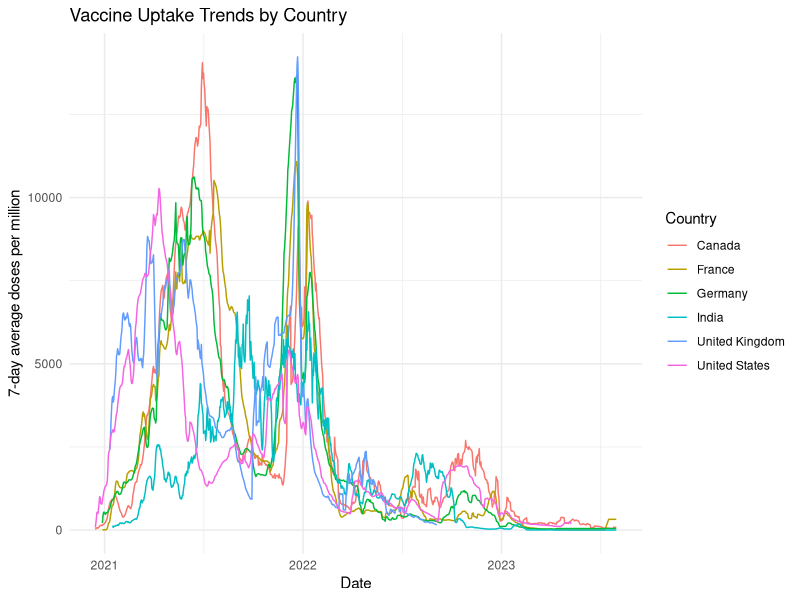
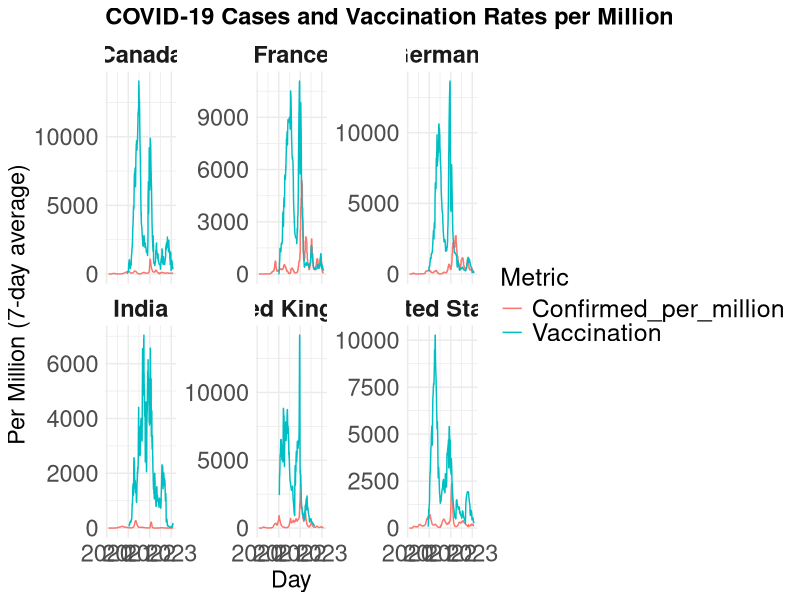
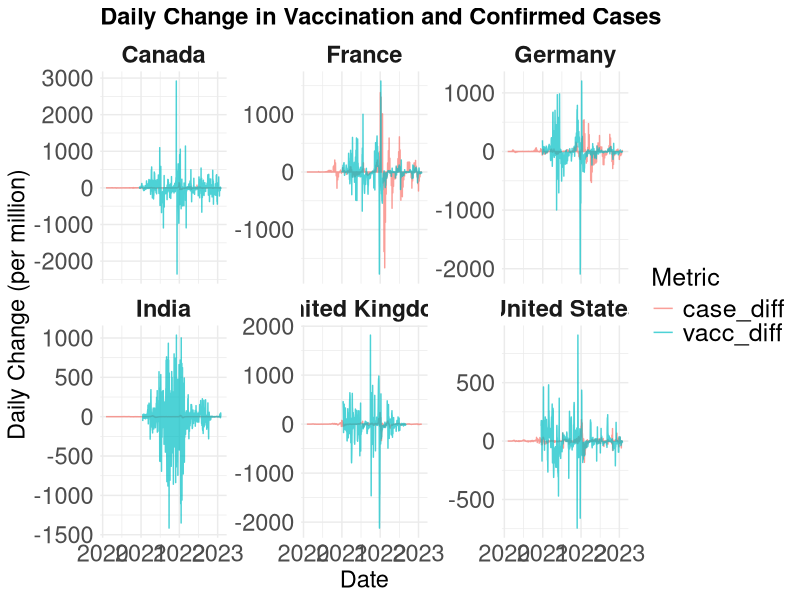
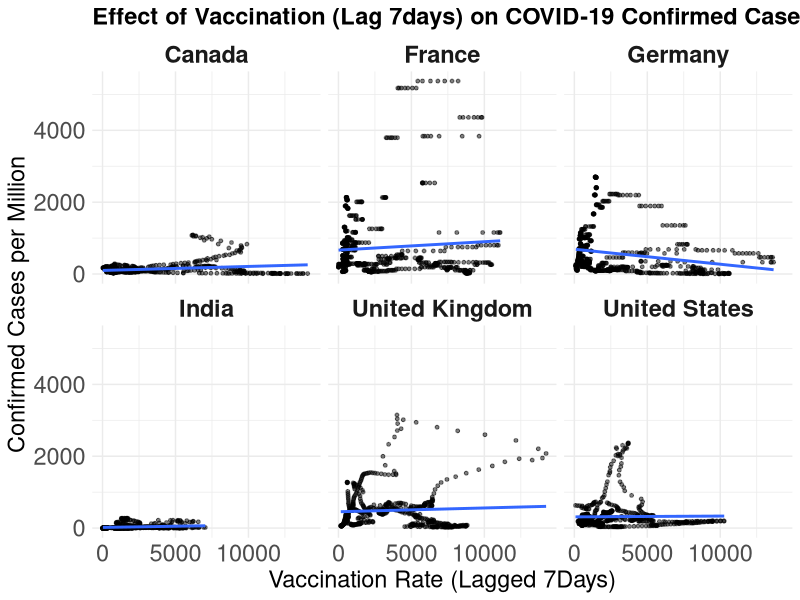
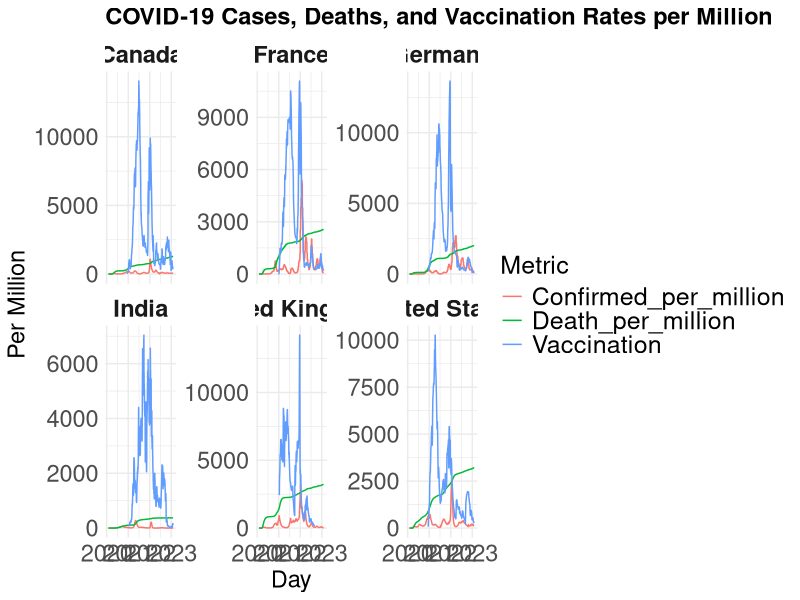

Write the R code that produced these figures, in order.
## ---- chunk 1
knitr::opts_chunk$set(
  warning = FALSE,
  message = FALSE
)
## ---- chunk 2
#| echo: false
library(tidyverse)
library(lubridate)
library(ggplot2)
case = read_csv(here::here("data/COVID-19 confirmed case per million.csv"))
death = read_csv(here::here("data/Total confirmed deaths due to COVID-19 per 100,000 people.csv"))
vaccine = read_csv(here::here("data/COVID-19 vaccination.csv"))

names(case)[1] <- "Day"
names(vaccine)[1] <- "Day"
names(death)[1] <- "Day"
## ---- chunk 3
#| echo: false
case_long = case |>
  pivot_longer(-Day, names_to = "Country", 
               values_to = "Confirmed_per_million") |>
  mutate(Day = ymd(Day))

death_long = death |>
  pivot_longer(-Day, names_to = "Country",
               values_to = "Death_per_100k") |>
  mutate(Day = ymd(Day),
         Death_per_million = Death_per_100k * 10)
## ---- chunk 4
#| echo: false
names(vaccine) <- c("Day", "Canada", "France", "Germany", "India", "United Kingdom", "United States")

vacc_long <- vaccine |> 
  pivot_longer(-Day, names_to = "Country", values_to = "Vaccination") |>
  mutate(Day = ymd(Day), 
         Doses = as.numeric(Vaccination)) |>
  filter(!is.na(Vaccination))

merge1 = left_join(case_long,vacc_long, by = c("Day", "Country"))
merge2 = left_join(merge1, death_long |> 
                     select(Day, Country, Death_per_million),
                   by = c("Day", "Country"))
## ---- chunk 5
#| echo: false
#| label: fig-vacc-trend
#| fig-cap: "Figure: COVID-19 vaccine: 7-day average doses per million (by country)"

vacc_long |> 
  ggplot(aes(x = Day, y = Vaccination, color = Country)) +
  geom_line(linewidth = 0.5) +
  labs(x = "Date", y = "7-day average doses per million",
       title = "Vaccine Uptake Trends by Country") +
  theme_minimal()
## ---- chunk 6
#| echo: false
#| label: tbl-vacc-summary
#| tbl-cap: "Table: Summary of vaccination data coverage (start-end date by country)"
library(knitr)
vacc_long |> 
  group_by(Country) |> 
  summarise(Start = min(Day, na.rm = TRUE), 
            End = max(Day, na.rm = TRUE)) |> 
  knitr::kable()
## ---- chunk 7
#| echo: false
#| label: fig-vacc-vs-case
#| fig-cap: "Figure: Comparison of confirmed cases and vaccination rates per million (by country)"
merge1 |> 
  pivot_longer(cols = c("Confirmed_per_million", "Vaccination"),
               names_to = "Metric", values_to = "Value") |>
  ggplot(aes(x = Day, y = Value, color = Metric)) +
  geom_line() +
  facet_wrap(~Country, scales = "free_y") +
  labs(title = "COVID-19 Cases and Vaccination Rates per Million",
       y = "Per Million (7-day average)", x = "Day") +
  theme_minimal() + theme(
    plot.title = element_text(size = 17, face = "bold"),
    axis.title = element_text(size = 17),
    axis.text = element_text(size = 17),
    legend.title = element_text(size = 18),
    legend.text = element_text(size = 18),
    strip.text = element_text(size = 17, face = "bold")
  )

## ---- chunk 8
#| echo: false
#| label: fig-daily-change
#| fig-cap: "	Figure: Daily changes in confirmed cases and vaccine doses per million"
merge_diff = merge1 |> 
  group_by(Country) |>
  arrange(Day) |>
  mutate(
    case_diff = Confirmed_per_million - lag(Confirmed_per_million),
    vacc_diff = Vaccination - lag(Vaccination)) |>
  pivot_longer(cols = c(case_diff, vacc_diff), 
               names_to = "Metric", values_to = "Value") |>
  filter(!is.na(Value))
merge_diff |>
  ggplot(aes(x = Day, y = Value, color = Metric)) +
  geom_line(alpha = 0.7) +
  facet_wrap(~Country, scales = "free_y") +
  labs(title = "Daily Change in Vaccination and Confirmed Cases",
       y = "Daily Change (per million)", x = "Date") +
  theme_minimal() + theme(
    plot.title = element_text(size = 17, face = "bold"),
    axis.title = element_text(size = 17),
    axis.text = element_text(size = 17),
    legend.title = element_text(size = 18),
    legend.text = element_text(size = 18),
    strip.text = element_text(size = 17, face = "bold")
  )

## ---- chunk 9
#| echo: false
#| label: fig-lag-effect
#| fig-cap: "Figure: Lagged vaccination rate vs confirmed cases (7-day lag, by country)"
merge1_lag = merge1 |> 
  group_by(Country) |> 
  arrange(Day) |> 
  mutate(vacc_7 = lag(Vaccination, 7))

ggplot(merge1_lag, aes(x = vacc_7, y = Confirmed_per_million)) +
  geom_point(size = 1, alpha = 0.5) +
  geom_smooth(method = "lm", se = FALSE) +
  facet_wrap(~Country) +
  labs(title = "Effect of Vaccination (Lag 7days) on COVID-19 Confirmed Cases",
       x = "Vaccination Rate (Lagged 7Days)", 
       y = "Confirmed Cases per Million") +
  theme_minimal() + theme(
    plot.title = element_text(size = 17, face = "bold"),
    axis.title = element_text(size = 17),
    axis.text = element_text(size = 17),
    legend.title = element_text(size = 18),
    legend.text = element_text(size = 18),
    strip.text = element_text(size = 17, face = "bold")
  )
## ---- chunk 10
#| echo: false
#| label: fig-case-death-vacc
#| fig-cap: "Figure: COVID-19 confirmed case-death rates-vaccination by country)"
merge2 = left_join(merge1, death_long |>
                     select(Day, Country, Death_per_million), 
                   by = c("Day", "Country"))
merge2 |> 
  pivot_longer(cols = c("Confirmed_per_million", 
                        "Vaccination", 
                        "Death_per_million"),
               names_to = "Metric", values_to = "Value") |>
  ggplot(aes(x = Day, y = Value, color = Metric)) +
  geom_line(linewidth = 0.5) +
  facet_wrap( ~ Country, scales = "free_y") +
  labs(title = "COVID-19 Cases, Deaths, and Vaccination Rates per Million",
       y = "Per Million", x = "Day") +
  theme_minimal() + theme(
    plot.title = element_text(size = 17, face = "bold"),
    axis.title = element_text(size = 17),
    axis.text = element_text(size = 17),
    legend.title = element_text(size = 18),
    legend.text = element_text(size = 18),
    strip.text = element_text(size = 17, face = "bold")
  )
